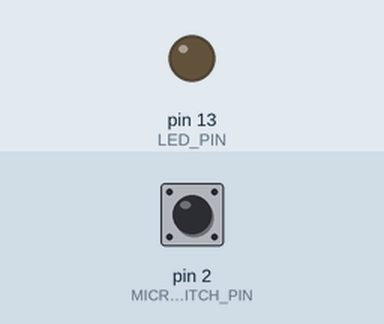
A sketch run on a simulated Arduino Uno, built with avr-gcc and run on an emulated ATmega328P. Parts: output pins drawn as LEDs (lit = HIGH). The test bench sets the inputs (shaded band); at power-on: pin 2 (MICRO_SWITCH_PIN) HIGH.

Above: at 1.2 s.
1.3 s: pin 2 (MICRO_SWITCH_PIN) pulled LOW for 0.15 s
At 1.37 s:
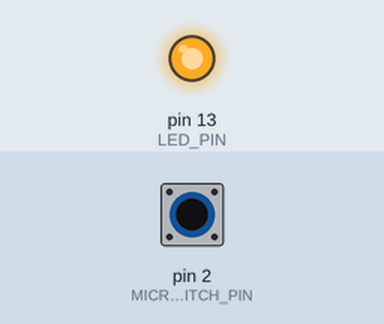
2.9 s: pin 2 (MICRO_SWITCH_PIN) pulled LOW for 3.2 s
At 7.0 s:
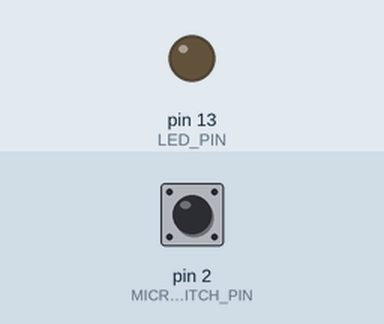
Timing chart, 0 to 8.5 s (numbered marks = the images above; inputs shaded):
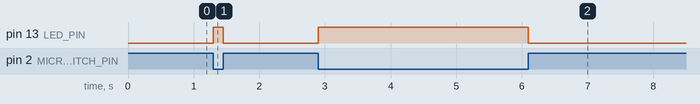

Measured:
- after the input at 1.3 s, pin 13 (LED_PIN): LOW → HIGH at once, → LOW 0.15 s later
- after the input at 2.9 s, pin 13 (LED_PIN): LOW → HIGH at once, → LOW 3.2 s later

The sketch:

MicroSwitchLEDExample.ino
```cpp
/**
 * @file MicroSwitch_LEDExample.ino
 * @brief Simple application example using a micro switch and an LED.

 */

const int MICRO_SWITCH_PIN = 2; /**< Digital input pin for the micro switch. */
const int LED_PIN = 13;         /**< Digital output pin for the built-in LED. */

/**
 * @brief Initializes the input and output pins.
 */
void setup()
{
  pinMode(MICRO_SWITCH_PIN, INPUT_PULLUP);
  pinMode(LED_PIN, OUTPUT);
}

/**
 * @brief Switches the LED depending on the micro switch state.
 */
void loop()
{
  int switchState = digitalRead(MICRO_SWITCH_PIN);

  if (switchState == LOW)
  {
    digitalWrite(LED_PIN, HIGH);
  }
  else
  {
    digitalWrite(LED_PIN, LOW);
  }
}
```
